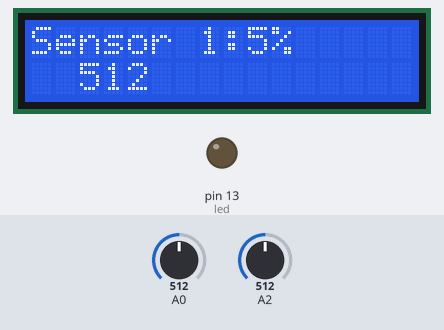
Bench run of a sketch on a simulated Arduino Uno, built with avr-gcc and run on an emulated ATmega328P. Parts: 16×2 character LCD, output pins drawn as LEDs (lit = HIGH). The test bench sets the inputs (shaded band); at power-on: A2 = 512, A0 = 512. What the sketch prints to the serial monitor is not drawn.

Above: at 4.9 s.
5.0 s: A2 set to 480
At 10.8 s:
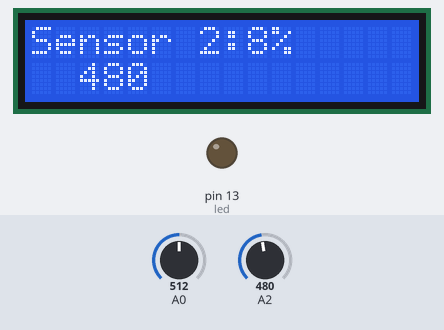
14.1 s: A2 set to 457
At 19.9 s:
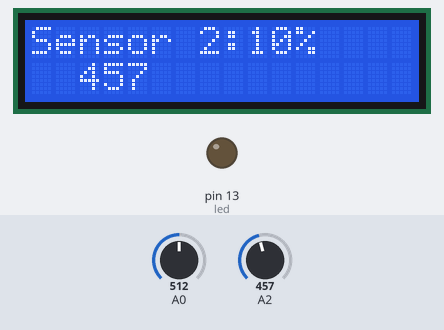
22.5 s: A0 set to 716
At 25.9 s:
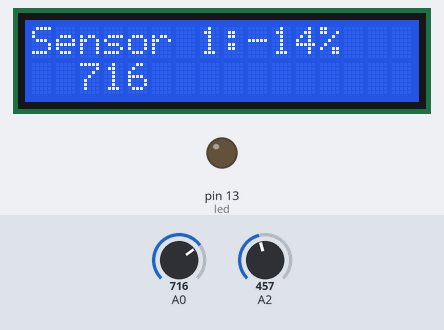
28.8 s: A0 set to 900
At 30.0 s:
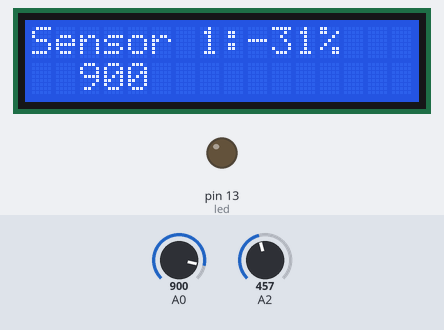
34.0 s: A2 set to 511
At 40.3 s:
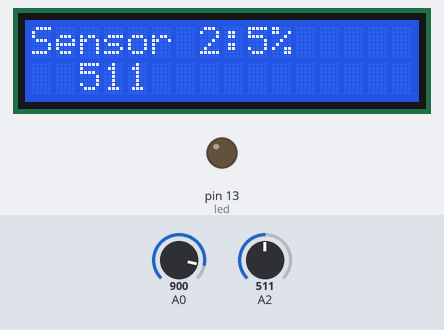
43.5 s: A0 set to 1023
At 47.6 s:
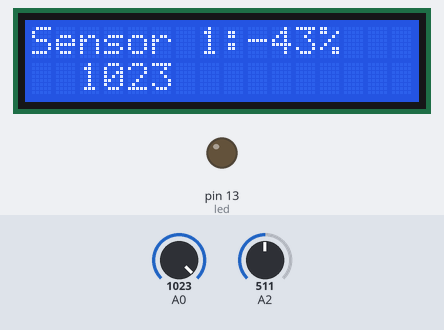
Timing chart, 0 to 49.1 s (numbered marks = the images above; inputs shaded):
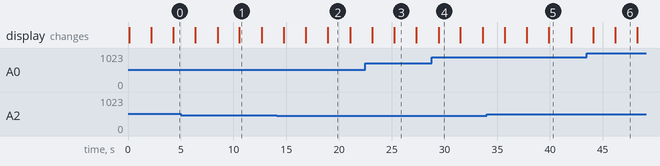

Measured:
- after the input at 5.0 s, the display: first differs from a run without the input after 5.6 s (image 1)
- after the input at 14.1 s, the display: first differs from a run without the input after 4.8 s (image 2)
- after the input at 22.5 s, the display: first differs from a run without the input after 2.7 s (image 3)
- after the input at 28.8 s, the display: changes after 0.63 s (image 4)
- after the input at 34.0 s, the display: first differs from a run without the input after 5.9 s (image 5)
- after the input at 43.5 s, the display: first differs from a run without the input after 2.7 s (image 6)
- what the display in image 1 shows lasts 2.1 s, from 10.6 s to 12.7 s

The sketch:

SensorUmidadeCodigoFinal.ino
```cpp
// INCLUSÃO DE BIBLIOTECAS
#include <Wire.h>
#include <LiquidCrystal_I2C.h>

// DEFINIÇÕES
#define endereco  0x3F // Endereços comuns: 0x27, 0x3F
#define colunas   16
#define linhas    2
#define led 13
int valor;
int valor2;

// INSTANCIANDO OBJETOS
LiquidCrystal_I2C lcd(endereco, colunas, linhas);

void setup() {


  lcd.clear(); // LIMPA O DISPLAY
  pinMode(led,OUTPUT);


  lcd.clear(); // LIMPA O DISPLAY
  //lcd.noBacklight(); // DESLIGA A ILUMINAÇÃO DO DISPLAY
  Serial.begin(9600);

}

void loop() {

  lcd.setCursor(0, 1); // POSICIONA O CURSOR NA PRIMEIRA COLUNA DA LINHA 2
  lcd.print("");

   //Le o valor do pino A0 do sensor
  valor = analogRead(A0);
  int novo_valor = map(valor,240,400,30,15);
  //Mostra o valor da porta analogica no serial monitor
  Serial.print("Porta analogica A0: ");
  Serial.println(valor);
   Serial.print("Map A0: ");
  Serial.println(novo_valor);


   //Le o valor do pino A2 do sensor
  valor2 = analogRead(A2);
  int novo_valor2 = map(valor2,240,400,30,15);
  //Mostra o valor da porta analogica no serial monitor
  Serial.print("Porta analogica A2: ");
  Serial.println(valor2);
   Serial.print("Map A2: ");
  Serial.println(novo_valor2);

    Serial.println(" Status Solo: ");
    lcd.init(); // INICIA A COMUNICAÇÃO COM O DISPLAY
    lcd.backlight(); // LIGA A ILUMINAÇÃO DO DISPLAY
    lcd.clear(); // LIMPA O DISPLAY
    lcd.print("Sensor 1:");
    lcd.print(novo_valor);
    lcd.print("%");
    lcd.setCursor(2, 1);
    lcd.print(valor);
    delay(2000);

    Serial.println(" Status Solo: ");
    lcd.init(); // INICIA A COMUNICAÇÃO COM O DISPLAY
    lcd.backlight(); // LIGA A ILUMINAÇÃO DO DISPLAY
    lcd.clear(); // LIMPA O DISPLAY
    lcd.print("Sensor 2:");
    lcd.print(novo_valor2);
    lcd.print("%");
    lcd.setCursor(2, 1);
    lcd.print(valor2);
    delay(2000);

}
```
